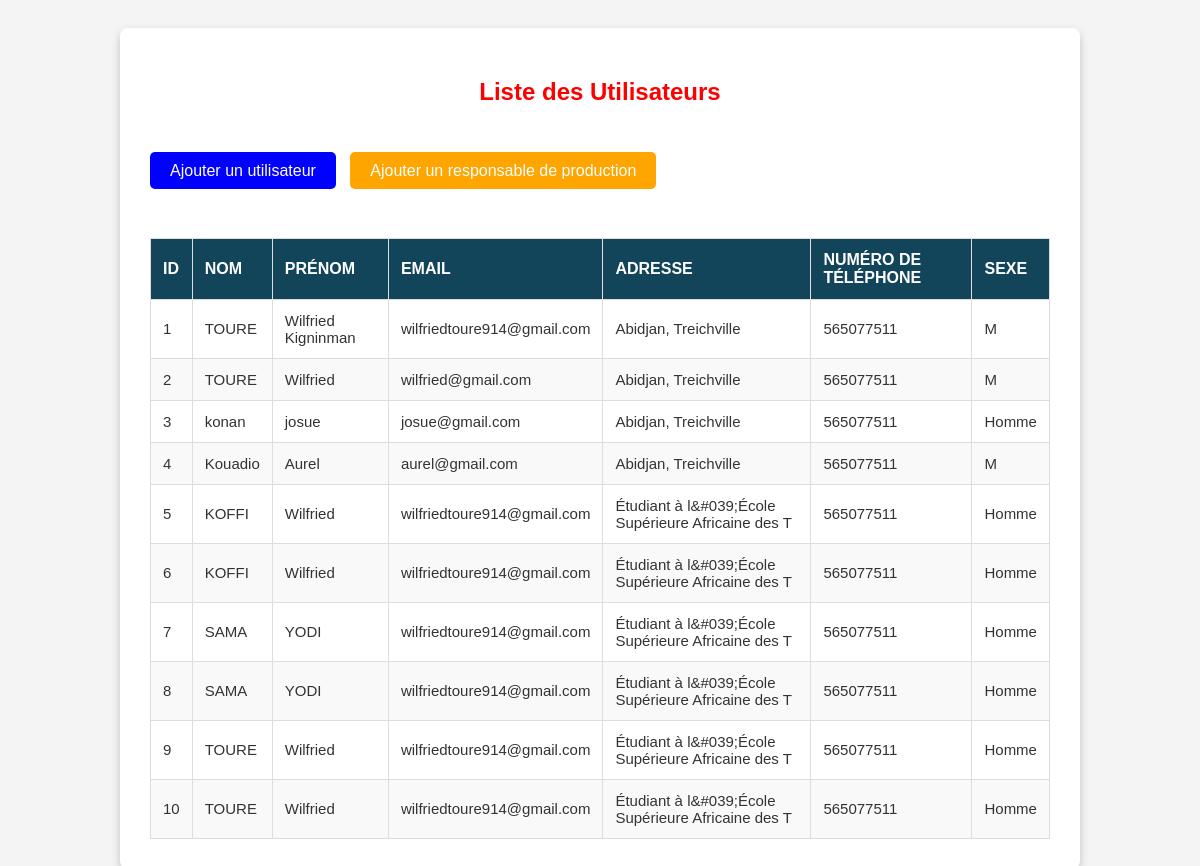
The page /admin/ListeUser.php on the database its author committed.
### tables this page shows
CREATE TABLE `user` (
  `idUser` int(11) NOT NULL,
  `nom` varchar(50) NOT NULL,
  `prenom` varchar(50) NOT NULL,
  `email` varchar(50) NOT NULL,
  `adresse` varchar(50) NOT NULL,
  `numTel` bigint(20) NOT NULL,
  `sexe` varchar(15) NOT NULL,
  `motPasse` text NOT NULL,
  `ConfmotPasse` text NOT NULL
);

### admin/ListeUser.php (the view, shortened to what this page needs)
<?php
require_once("../bd/dbconnect.php");
$sql = "SELECT * FROM user";
$stmt = $connexionDB->query($sql);
?>
<!DOCTYPE html>
<html lang="fr">
<head>
</head>
<body>
<div class="container">
        <h2 class="text-center">Liste des Utilisateurs</h2><br><br>
        <div class="button-container">
            <a href="ajouterUser.php" class="btn">Ajouter un utilisateur</a>
            <a href="AjouterResProduction.php" class="btn" style="background-color: orange;">Ajouter un responsable de production</a>
        </div><br>
        <table class="table table-bordered">
            <thead>
                <tr>
                    <th>ID</th>
                    <th>Nom</th>
                    <th>Prénom</th>
                    <th>Email</th>
                    <th>Adresse</th>
                    <th>Numéro de Téléphone</th>
                    <th>Sexe</th>
                </tr>
            </thead>
            <tbody>
                <?php if ($stmt->rowCount() > 0): ?>
                    <?php while ($row = $stmt->fetch(PDO::FETCH_ASSOC)): ?>
                        <tr>
                            <td><?php echo htmlspecialchars($row['idUser']); ?></td>
                            <td><?php echo htmlspecialchars($row['nom']); ?></td>
                            <td><?php echo htmlspecialchars($row['prenom']); ?></td>
                            <td><?php echo htmlspecialchars($row['email']); ?></td>
                            <td><?php echo htmlspecialchars($row['adresse']); ?></td>
                            <td><?php echo htmlspecialchars($row['numTel']); ?></td>
                            <td><?php echo htmlspecialchars($row['sexe']); ?></td>
                        </tr>
                    <?php endwhile; ?>
                <?php else: ?>
                    <tr>
                        <td colspan="7" class="text-center">Aucun utilisateur trouvé.</td>
                    </tr>
                <?php endif; ?>
            </tbody>
        </table>
    </div>
</body>
</html>

### admin/ListeUser.php (style rules this page uses)
body { font-family: Arial, sans-serif; background-color: #f4f4f4; color: #333; display: flex; justify-content: center; padding: 20px; }
.container { width: 90%; max-width: 900px; padding: 30px; background-color: #ffffff; border-radius: 8px; box-shadow: 0 4px 10px rgba(0, 0, 0, 0.2); }
h2 { color: #124559; text-align: center; font-weight: bold; margin-bottom: 20px; }
.button-container { text-align: left; margin-bottom: 20px; }
.btn { padding: 10px 20px; font-size: 16px; color: #ffffff; background-color: blue; border: none; border-radius: 5px; cursor: pointer; margin-right: 10px; text-decoration: none; }
.table { width: 100%; border-collapse: collapse; margin-top: 20px; }
.table th, .table td { padding: 12px; text-align: left; border: 1px solid #ddd; }
.table thead th { background-color: #124559; color: #ffffff; text-transform: uppercase; }
.table tbody tr:nth-child(even) { background-color: #f9f9f9; }
.text-center { text-align: center; color: #ff0000; font-weight: bold; }
.table tbody td { font-size: 15px; color: #333; }

### rows shown on the page
user: idUser "1", nom "TOURE", prenom "Wilfried Kigninman", email "wilfriedtoure914@gmail.com", adresse "Abidjan, Treichville", numTel "565077511", sexe "M"
user: idUser "2", nom "TOURE", prenom "Wilfried", email "wilfried@gmail.com", adresse "Abidjan, Treichville", numTel "565077511", sexe "M"
user: idUser "3", nom "konan", prenom "josue", email "josue@gmail.com", adresse "Abidjan, Treichville", numTel "565077511", sexe "Homme"
user: idUser "4", nom "Kouadio", prenom "Aurel", email "aurel@gmail.com", adresse "Abidjan, Treichville", numTel "565077511", sexe "M"
user: idUser "5", nom "KOFFI", prenom "Wilfried", email "wilfriedtoure914@gmail.com", adresse "Étudiant à l&#039;École Supérieure Africaine des T", numTel "565077511", sexe "Homme"
user: idUser "6", nom "KOFFI", prenom "Wilfried", email "wilfriedtoure914@gmail.com", adresse "Étudiant à l&#039;École Supérieure Africaine des T", numTel "565077511", sexe "Homme"
user: idUser "7", nom "SAMA", prenom "YODI", email "wilfriedtoure914@gmail.com", adresse "Étudiant à l&#039;École Supérieure Africaine des T", numTel "565077511", sexe "Homme"
user: idUser "8", nom "SAMA", prenom "YODI", email "wilfriedtoure914@gmail.com", adresse "Étudiant à l&#039;École Supérieure Africaine des T", numTel "565077511", sexe "Homme"
user: idUser "9", nom "TOURE", prenom "Wilfried", email "wilfriedtoure914@gmail.com", adresse "Étudiant à l&#039;École Supérieure Africaine des T", numTel "565077511", sexe "Homme"
user: idUser "10", nom "TOURE", prenom "Wilfried", email "wilfriedtoure914@gmail.com", adresse "Étudiant à l&#039;École Supérieure Africaine des T", numTel "565077511", sexe "Homme"
